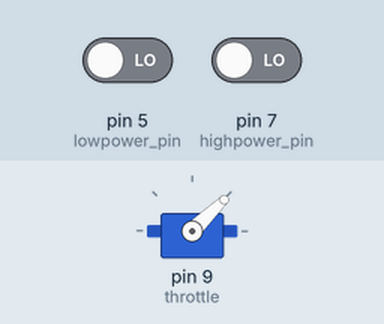
Simulated run of this sketch. Board: Arduino Uno, built with avr-gcc and run on an emulated ATmega328P. Parts: servo. The inputs (shaded band) are chosen by the test bench; at power-on: pin 5 (lowpower_pin) LOW, pin 7 (highpower_pin) LOW. What the sketch prints to the serial monitor is not drawn.

Above: at 1.2 s.
1.3 s: pin 5 (lowpower_pin) driven HIGH
At 1.6 s:
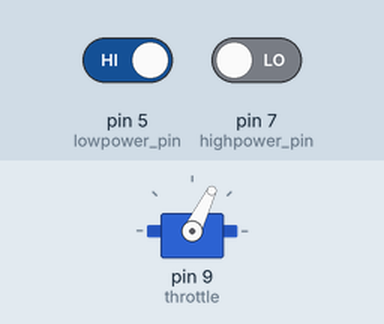
2.8 s: pin 7 (highpower_pin) driven HIGH
At 4.0 s:
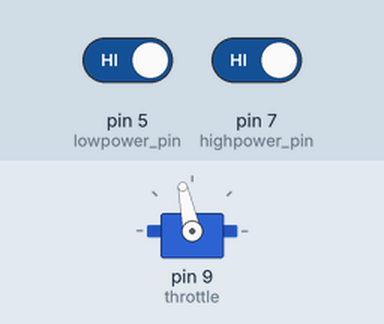
4.3 s: pin 5 (lowpower_pin) driven LOW
At 5.1 s:
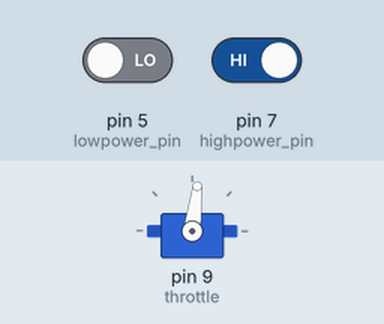
5.8 s: pin 7 (highpower_pin) driven LOW
At 6.3 s:
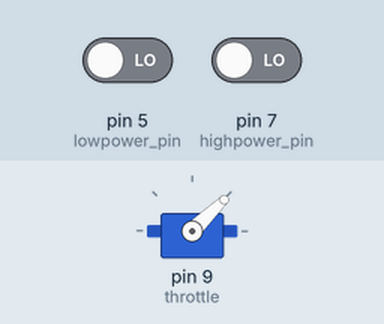
Timing chart, 0 to 8.3 s (numbered marks = the images above; inputs shaded):
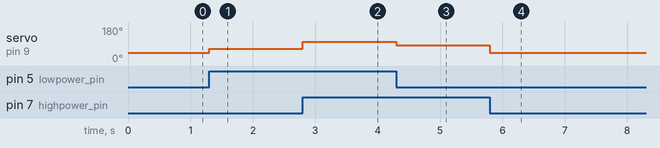

The sketch:

pwmtest3.ino
```cpp
// reference:http://akiracing.com/2017/12/18/arduino_drone_motordrive/

#include <Servo.h>

const int throttle_max = 2000; //maximum width of the PWM(msec)
const int throttle_min = 1000; //minimum width of the PWM(msec)

Servo throttle; //generate the instance of the Servo with name "throttle"

int level = 0; //value of the motor output (width of the PWM(microsec))

int lowpower_pin = 5; //switch to drive motor in low mode
int highpower_pin = 7; //switch to drive motor in high mode


void setup() {
  Serial.begin(115200); //begin serial com with host PC

  pinMode(lowpower_pin, INPUT); // switch #1
  pinMode(highpower_pin, INPUT); // switch #2

  throttle.attach(9); //set the pin#9 as a PWM output
  //  esc_calibration(); // ESC calibration process (only needed at 1st time just after purchasing new ESC ? )
}

void loop() {
  int val1 = digitalRead(lowpower_pin); //read whether the switch#1 is ON
  int val2 = digitalRead(highpower_pin); //read whether the switch#2 is ON

  int sum = val2 * 2 + val1; //neither is off:0, #1 is on:1, #2 is on:2, eather is on:3
  level = 1000 + sum * 200; //set the width of the PWM accordingly (1000 ~ 1300)
  //  Serial.println(sum);
  throttle.writeMicroseconds(level); //drive motor
  Serial.println(level); //print drive motor level
}

void esc_calibration() {
  //step 1 : disconnect your battery
  //step 2 : set the throttle to maximum
  throttle.writeMicroseconds(throttle_max); //set the throttle as maximum
  //step 3 : connect your battery (keeping throttle as maximum)
  delay(5000);
  //beeps can be hear 3 times (di da di)
  //step 4 : wait more than 1 seconds
  //short beep can be hear 1 time (di)
  //step 5 : set the throttle to minimum
  throttle.writeMicroseconds(throttle_min); //set the throttle as minimum
  //beeps can be hear 2 times (di di)
  delay(5000);
  // long beep will can be hear 1 time (if you hear short beep, it might be failed to calibrate)
  //step 6 : disconnect your battery
  // calibration end
}
```

Measured:
- after the input at 1.3 s, servo on pin 9 (throttle): 44° → 64° at once
- after the input at 2.8 s, servo on pin 9 (throttle): 64° → 102° at once
- after the input at 4.3 s, servo on pin 9 (throttle): 102° → 83° at once
- after the input at 5.8 s, servo on pin 9 (throttle): 83° → 44° at once
